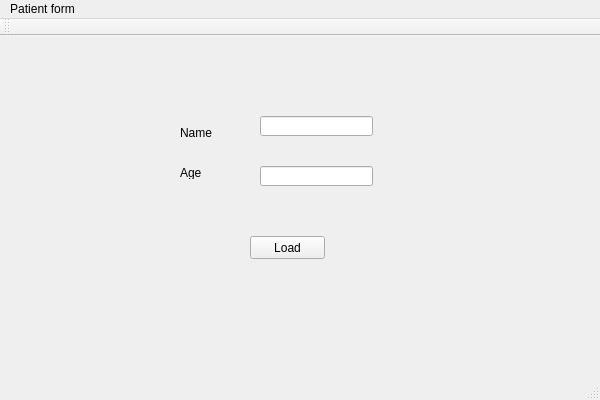
<?xml version="1.0" encoding="UTF-8"?>
<ui version="4.0">
 <class>biogearsQTClass</class>
 <widget class="QMainWindow" name="biogearsQTClass">
  <property name="geometry">
   <rect>
    <x>0</x>
    <y>0</y>
    <width>600</width>
    <height>400</height>
   </rect>
  </property>
  <property name="windowTitle">
   <string>biogearsQT</string>
  </property>
  <widget class="QWidget" name="centralWidget">
   <widget class="QPushButton" name="pushButton">
    <property name="geometry">
     <rect>
      <x>250</x>
      <y>200</y>
      <width>75</width>
      <height>23</height>
     </rect>
    </property>
    <property name="text">
     <string>Load</string>
    </property>
   </widget>
   <widget class="QLabel" name="label">
    <property name="geometry">
     <rect>
      <x>180</x>
      <y>90</y>
      <width>47</width>
      <height>13</height>
     </rect>
    </property>
    <property name="text">
     <string>Name</string>
    </property>
   </widget>
   <widget class="QLabel" name="label_2">
    <property name="geometry">
     <rect>
      <x>180</x>
      <y>130</y>
      <width>47</width>
      <height>13</height>
     </rect>
    </property>
    <property name="text">
     <string>Age</string>
    </property>
   </widget>
   <widget class="QLineEdit" name="lineEdit_name">
    <property name="geometry">
     <rect>
      <x>260</x>
      <y>80</y>
      <width>113</width>
      <height>20</height>
     </rect>
    </property>
   </widget>
   <widget class="QLineEdit" name="lineEdit_age">
    <property name="geometry">
     <rect>
      <x>260</x>
      <y>130</y>
      <width>113</width>
      <height>20</height>
     </rect>
    </property>
   </widget>
  </widget>
  <widget class="QMenuBar" name="menuBar">
   <property name="geometry">
    <rect>
     <x>0</x>
     <y>0</y>
     <width>600</width>
     <height>21</height>
    </rect>
   </property>
   <widget class="QMenu" name="menuPatient_form">
    <property name="title">
     <string>Patient form</string>
    </property>
   </widget>
   <addaction name="menuPatient_form"/>
  </widget>
  <widget class="QToolBar" name="mainToolBar">
   <attribute name="toolBarArea">
    <enum>TopToolBarArea</enum>
   </attribute>
   <attribute name="toolBarBreak">
    <bool>false</bool>
   </attribute>
  </widget>
  <widget class="QStatusBar" name="statusBar"/>
 </widget>
 <layoutdefault spacing="6" margin="11"/>
 <resources>
  <include location="biogearsqt.qrc"/>
 </resources>
 <connections/>
</ui>
